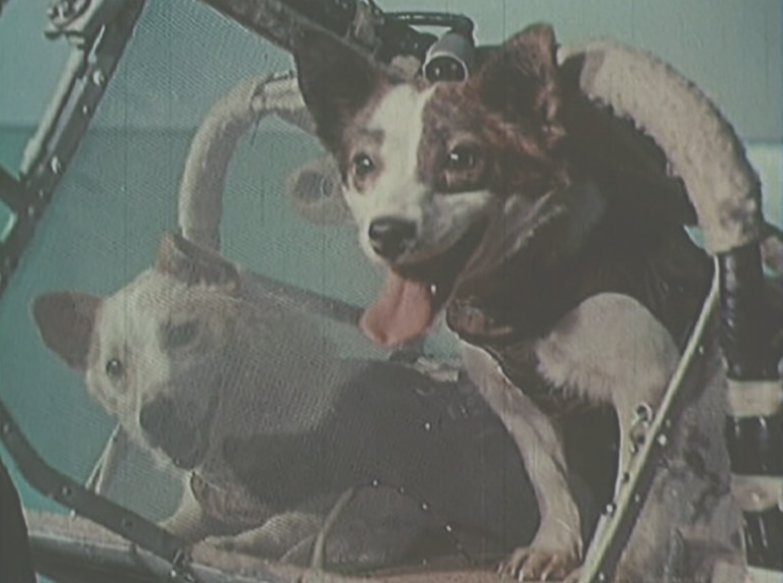
#> input picture 2024_02_1152_Lab03_Jaramillo/belka-strelka_Lab03_01.png, 783 x 583 px
$ jupyter execute --allow-errors 2024_02_1152_Lab03_Jaramillo.ipynb
#> lines starting #> are read from the running program, lines starting #| are printed output that depends on the picture; after the words box and inside, x2 and y2 are one past the last pixel; in counts of white or black regions, pixels touching at a corner belong together
#  Laboratorio #3: Correcciones de Histograma y Filtrado Espacial en Frecuencia

 ## 2. Visualización y Normalización de Histogramas
 1. Utilizar la función cargar_imagen_gris_np(x)para  cargar laimagen belka-strelka_Lab03_01.png en formato de arreglo de numpy en escala de grises.

[cell 1]
import numpy as np
import matplotlib.pyplot as plt

[cell 2]
def cargar_imagen_gris_np(x):
#> called with x = 'belka-strelka_Lab03_01.png'
    import numpy as np
    from PIL import Image
    imaganen_color=Image.open(rf'{x}')
#> imaganen_color is the input picture: PIL image 783x583 RGB; mean R, G, B 105.5, 109.3, 103.1
    imagen_gris= imaganen_color.convert('L')
    imagen_gris=np.array(imagen_gris)/256
#> imagen_gris: shape (583, 783) float64
    return imagen_gris

[cell 3]
belka_strelka01_gris=cargar_imagen_gris_np('belka-strelka_Lab03_01.png')
print(belka_strelka01_gris.shape)
#| (583, 783)

 3. Visualizar el histograma de la imagen normalizada utilizando la función plt.hist() de Matplotlib, asegurándose de
 configurar adecuadamente los parámetros para representar la intensidad de los píxeles.

[cell 4]
plt.hist(belka_strelka01_gris.ravel(),bins=256, color='blue')
plt.title('histograma imagen en escala de grises')
plt.show()
#> figure, not shown here; tallest bar 12886 high, from x = 0.295 to 0.297

4. Escribir una nueva función estirar_histograma(x) que estire el histograma de laimagen.Estafunción debeajustar
 la distribución de los niveles de intensidad de la imagen para que el histograma resultante esté distribuido entre todo el
 rango de intensidades entre 0 y 1.
 Recordar que la expresión para estiramiento de histograma es la siguiente, aplicada a cada pixel de la imagen:

 $T(x) = \frac{x - x_{\text{min}}}{x_{\text{max}} - x_{\text{min}}}$

 Recuerde que puede utilizar las funciones np.min(x) y np.max(x) para encontrar los valores mínimo y máximo como
 se hizo enelLaboratorio #2. Graficar, una al lado de la otra, las imágenes antes y después de haber sido sometidas al proceso
 de estiramiento.

[cell 5]
def estirar_histograma(x):
    x_estirado = (x - np.min(x)) / (np.max(x) - np.min(x))
    return x_estirado

[cell 6]
im_estirado=estirar_histograma(belka_strelka01_gris)

[cell 7]
plt.subplot(221)
plt.hist(im_estirado.ravel(),bins=256,color='blue')
plt.title(' imagen estirada')

plt.subplot(222)
plt.hist(belka_strelka01_gris.ravel(),bins=256, color='blue')
plt.title('imagen en escala de grises')

plt.show()
#> figure, not shown here; panel 1: tallest bar 12886 high, from x = 0.0586 to 0.0625; panel 2: tallest bar 12886 high, from x = 0.295 to 0.297

5. Graficar, una al lado de la otra, la imagen original y la imagen con el histograma estirado. Discutir las diferencias observadas
 y explicar por qué ocurren estas diferencias.

[cell 8]
plt.subplot(221)
plt.hist(im_estirado.ravel(),bins=256,color='blue')
plt.title('histograma imagen estirada')

plt.subplot(222)
plt.hist(belka_strelka01_gris.ravel(),bins=256, color='blue')
plt.title('histograma imagen en escala de grises')

plt.show()
#> figure, not shown here; panel 1: tallest bar 12886 high, from x = 0.0586 to 0.0625; panel 2: tallest bar 12886 high, from x = 0.295 to 0.297

Para este caso se puede apreciar como la imagen paso a ocupar todo el rando correspondiente a 1 y 0, es decir se puede apreciar el estiramiento que la imagen normalizada acaba de tener

## 3. Visualización y Procesamiento de Imágenes en el Dominio de la Frecuencia
 1. Cargar la imagen belka-strelka_Lab03_02.png utilizando las funciones cargar_imagen_gris_np(x) y
 normalizar_imagen().

[cell 9]
belka_strelka02_gris=cargar_imagen_gris_np('belka-strelka_Lab03_02.png')
#> call 2 of cargar_imagen_gris_np, with x = 'belka-strelka_Lab03_02.png'
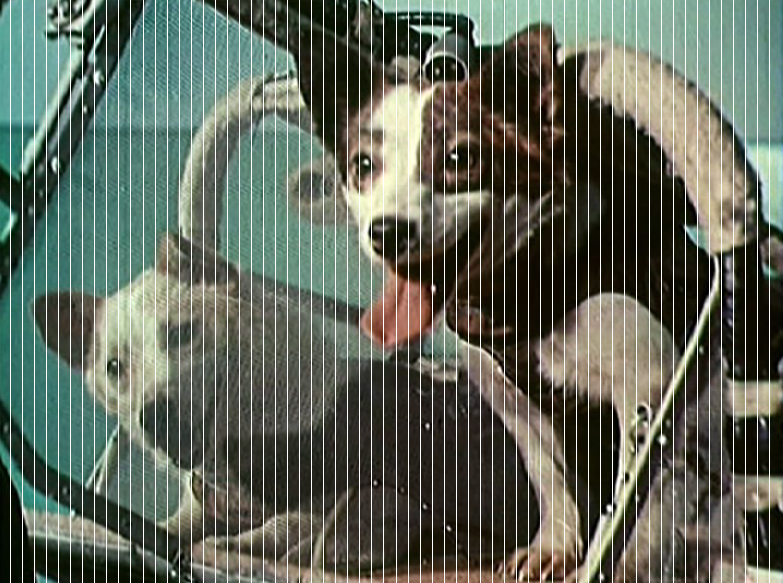
#> input picture 2024_02_1152_Lab03_Jaramillo/belka-strelka_Lab03_02.png, 783 x 583 px
#> in cargar_imagen_gris_np, imaganen_color is the input picture: PIL image 783x583 RGB; mean R, G, B 96.6, 104.5, 91.6
print(belka_strelka02_gris.shape)
#| (583, 783)

plt.imshow(belka_strelka02_gris, cmap='gray')
plt.show()

2. Implementar una función espectro_imagen(x) que calcule la Transformada de Fourier de dos dimensiones de la
 imagen, utilizando la función np.fft.fft2() de Numpy. Asegurarse de centrar las frecuencias utilizando la función
 np.fft.fftshift().

[cell 10]
def espectro_imagen(x):
    imagen_por_furier=np.fft.fft2(x)
    imagen_con_fourier=np.fft.fftshift(imagen_por_furier)
    return imagen_con_fourier

3. Mostrar el espectro de Fourier de la imagen y señalar características notables, especialmente los efectos de las líneas
 verticales blancas en la transformada.

[cell 11]
imagen_fourier=espectro_imagen(belka_strelka02_gris)
espectro = np.abs(imagen_fourier)
plt.imshow(np.log(1 + espectro), cmap='gray')
plt.title("Espectro de la imagen")
plt.show()

* En la imagen se aprecia como las lineas blancas terminaron representados como picos a lo largo de la franja horizontal media de la transformada de fourier
* tambien se ve como el efecto de la funcion shift hace que las franjas de menor frecuencia se concentren en el centro de la imagen y que las de alta frecuencia se alejen cada vez mas.

4. Crear una máscara binaria para filtrar el ruido identificado en el espectro de Fourier. La máscara debe ser diseñada en un
 editor de imágenes de su preferencia, tales como Paint (Windows 11), Gimp, Photoshop, https://www.photopea.com/, o
 similar.

[cell 12]
espctro_fourier=np.log(1 + espectro)
plt.imshow(espctro_fourier,cmap='gray')
plt.axis('off')
plt.savefig('vision artificial', dpi=100)
plt.show()

 5. Escribir una nueva función cargar_mascara_binaria(ubicación) que cargue, normalice y binarice (asigne a los
 pixeles de la máscara únicamente valores 0 ó 1) la máscara creada.

[cell 13]
def cargar_mascara_binaria(x):
#> call 3 of cargar_imagen_gris_np, with x = 'belka-strelka.png'
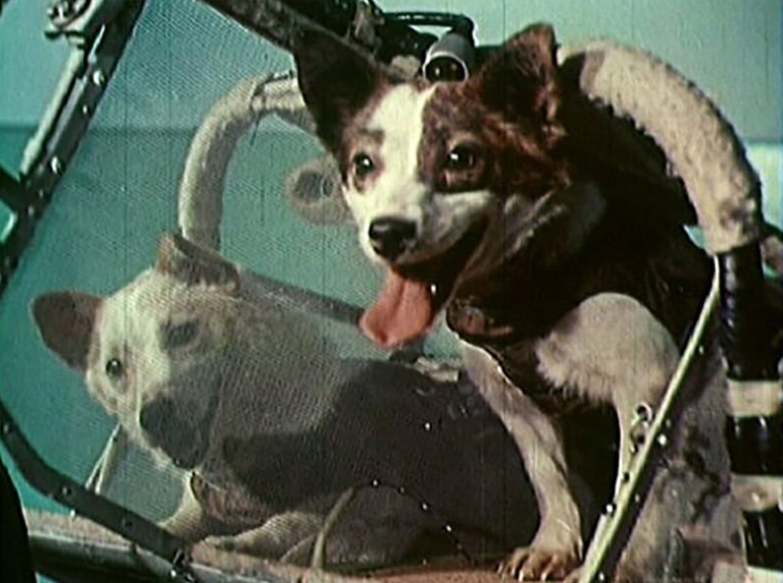
#> input picture 2024_02_1152_Lab03_Jaramillo/belka-strelka.png, 783 x 583 px
#> in cargar_imagen_gris_np, imaganen_color is the input picture: PIL image 783x583 RGB; mean R, G, B 82.4, 91, 77
    import numpy as np
    from PIL import Image
    imagen= Image.open(rf'{x}')
    imagen=imagen.convert('L')
    imagen=imagen.resize((783,583))
    mascara=np.array(imagen)/255
    mascara_binaria=(mascara>0.5).astype(float)
    return mascara_binaria

6. Cargar la máscara creada utiliando la función cargar_mascara_binaria(ubicación) y graficarla junto a su his
tograma. Verificar que el histograma indique que la imagen de máscara contenga exclusivamente valores de 0 y 1.

#> (a cell that did not finish here is left out)

7. Aplicar la máscara al espectro de Fourier utilizando operaciones de multiplicación de matrices. Graficar el  espectro de la imagen antes y después de ser filtrada utilizando la máscara.

#> (a cell that did not finish here is left out)

 8. Graficar, una al lado de la otra, la imagen original en escala de grises, y la transformada de Fourier inversa del espectro
 filtrado del paso anterior para obtener la imagen filtrada.

#> (a cell that did not finish here is left out)

 9. Comparar visualmente la imagen original y la imagen filtrada y coi los efectos de la operación de filtrado.

* Después del filtrado se puede apreciar como las líneas en la imagen de la derecha han sido atenuadas casi en su totalidad dejando una imagen visualmente mas calara y fácil de entender.

##  4. Creación y Filtrado de Patrones de Líneas

1. Desarrollar una función lineas_horizontales(img, ancho_linea, espacio_lineas, tono)quegene
re un patrón de líneas horizontales sobre una imagen dada. Las líneas añadidas a la imagen deben tener un ancho de
 ancho_linea, deben estar separadas por espacio_lineas píxeles, y deben tener un nivel de intensidad dado por
 tono.

[cell 17]
def lineas_horizontales(img, ancho_linea, espacio_lineas, tono):
#> called with ancho_linea = 2, espacio_lineas = 10, tono = 1
    img_copia=img.copy()
    alto, ancho = img_copia.shape[:2]
#> alto = 583; ancho = 783
    for i in range(0, alto, espacio_lineas + ancho_linea):
        img_copia[i:i+ancho_linea, :] = tono
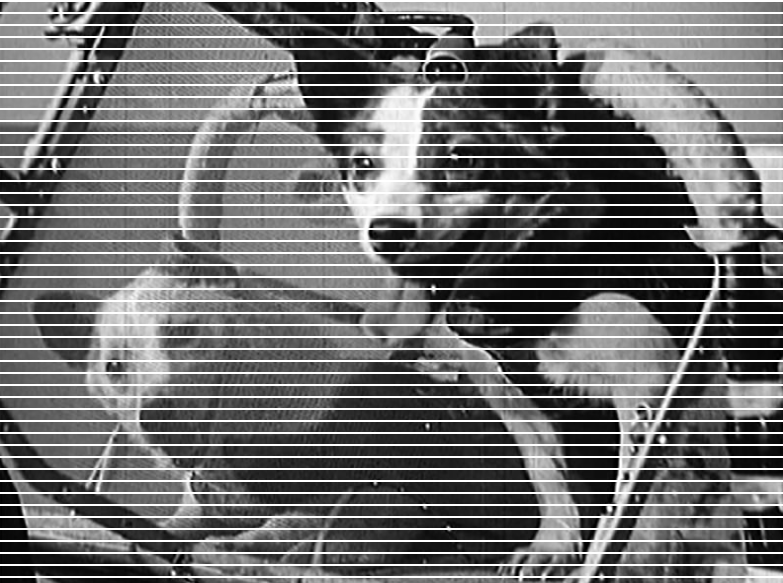
#> img_copia: shape (583, 783) float64; min 0, max 1, mean 0.451
    return img_copia

 2. Cargar la imagen belka-strelka.png(normalizada y en escala de grises) y aplicar la función lineas_horizontales()
 conlíneas blancas de 2 píxeles de ancho y espaciadas cada 10 píxeles. Graficar,una al lado de la otra,la imagen cargada
 y la misma imagen luego de habérsele aplicado la función lineas_horizontales() con los parámetros indicados.

[cell 18]
belka_strelka_gris= cargar_imagen_gris_np('belka-strelka.png')
belka_strelka_nom=estirar_histograma(belka_strelka_gris)

[cell 19]
belka_strelka_alterada=lineas_horizontales(belka_strelka_nom,2,10,1)

plt.subplot(221)
plt.imshow(belka_strelka_nom,cmap='gray')
plt.title('sin lineas')

plt.subplot(222)
plt.imshow(belka_strelka_alterada,cmap='gray')
plt.title('con lineas')
plt.show()

3. Desarrollar una función lineas_verticales(img, ancho_linea, espacio_lineas, tono) que funcione
 de manera similar a lineas_horizontales(), pero generando líneas verticales. Aplicar esta función a la misma
 imagen con líneas negras de 4píxeles de ancho y espaciadas cada 8 píxeles. Graficar, una al lado de la otra,la imagen cargada
 y la misma imagen luego de habérsele aplicado la función lineas_verticales() con los parámetros indicados.

[cell 20]
def lineas_verticales(img, ancho_linea, espacio_lineas, tono):
#> called with ancho_linea = 4, espacio_lineas = 8, tono = 0
    img_copia_vertical=img.copy()
    alto, ancho = img_copia_vertical.shape[:2]
#> alto = 583; ancho = 783
    for i in range(0, ancho, espacio_lineas + ancho_linea):
        img_copia_vertical[ : ,i:i+ancho_linea] = tono
    return img_copia_vertical

[cell 21]
belka_strelka_alterada=lineas_verticales(belka_strelka_nom,4,8,0)

plt.subplot(221)
plt.imshow(belka_strelka_nom,cmap='gray')
plt.title('sin lineas')

plt.subplot(222)
plt.imshow(belka_strelka_alterada,cmap='gray')
plt.title('con lineas')
plt.show()

4. Combinar líneas horizontales y verticales en la misma imagen utilizando líneas blancas de 2 píxeles de ancho y espaciadas
 cada 5 píxeles. Graficar el resultado y su Transformada de Fourier 2D, comentando los efectos de las líneas añadidas en el
 espectro de la imagen al compararse con el espectro de la imagen original sin líneas añadidas.

[cell 22]
imagen_doble1=lineas_horizontales(belka_strelka_nom,2,5,1)
#> call 2 of lineas_horizontales, with ancho_linea = 2, espacio_lineas = 5, tono = 1
#> after the loop in lineas_horizontales (call 2), `for i in range(0, alto, espacio_lineas + ancho_linea):`:
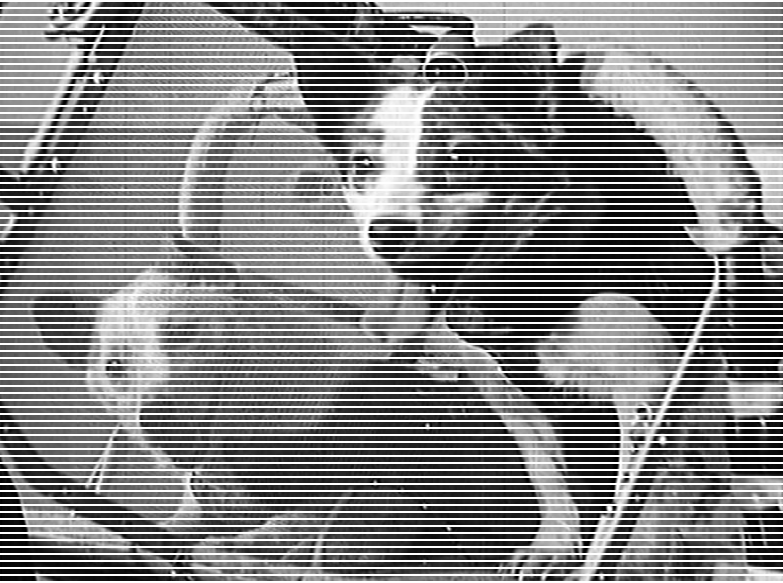
#> img_copia: shape (583, 783) float64; min 0, max 1, mean 0.53
imagen_doble2=lineas_verticales(imagen_doble1,2,5,1)
#> call 2 of lineas_verticales, with ancho_linea = 2, espacio_lineas = 5, tono = 1
#> after the loop in lineas_verticales (call 2), `for i in range(0, ancho, espacio_lineas + ancho_linea):`:
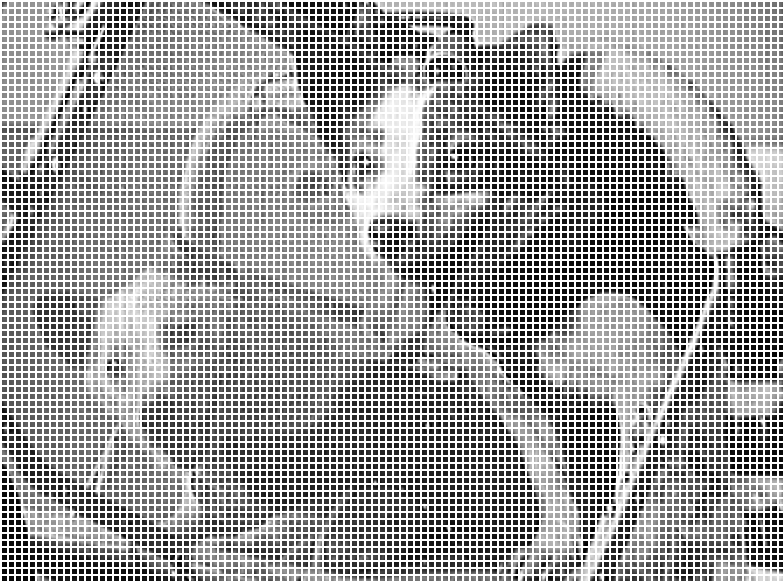
#> img_copia_vertical: shape (583, 783) float64; min 0, max 1, mean 0.665

imagen_doble_espectro=espectro_imagen(imagen_doble2)
espectro_doble = np.abs(imagen_doble_espectro)

plt.subplot(221)
plt.imshow(imagen_doble2,cmap='gray')
plt.title('con linas')
plt.subplot(222)
plt.imshow(np.log(1 + espectro_doble), cmap='gray')
plt.title("Espectro")
plt.show()

[cell 23]
imagen_norm_espectro=espectro_imagen(belka_strelka_nom)
espectro_norm = np.abs(imagen_norm_espectro)

plt.subplot(221)
plt.imshow(np.log(1 + espectro_norm), cmap='gray')
plt.title("sin lineas")

plt.subplot(222)
plt.imshow(np.log(1 + espectro_doble), cmap='gray')
plt.title("con lineas")
plt.show()

* al comparar ambos espectros se puede apreciar como se formar picos en los espacios que corresponden a las intersecciones de linea en el espectro de la imagen con lineas, mientras que la imagen normal se ve con un espectro bastante limpio

 5. Crear una máscara para filtrar el ruido específico introducido por las líneas, aplicar esta máscara a la Transformada de
 Fourier de la imagen con líneas, realizar la transformada inversa, y graficar la imagen resultante al lado de la imagen
 original. Discutir los efectos del filtrado sobre la calidad de la imagen.

[cell 24]
espctro_imagen_doble=np.log(1 + espectro_doble)
plt.imshow(espctro_imagen_doble,cmap='gray')
plt.axis('off')
plt.savefig('espectro imagenes con doble linea', dpi=100)
plt.show()

[cell 25]
mascara_cargada_doble=cargar_mascara_binaria('mascara imagen doble linea.png')
#> call 2 of cargar_mascara_binaria, with x = 'mascara imagen doble linea.png'
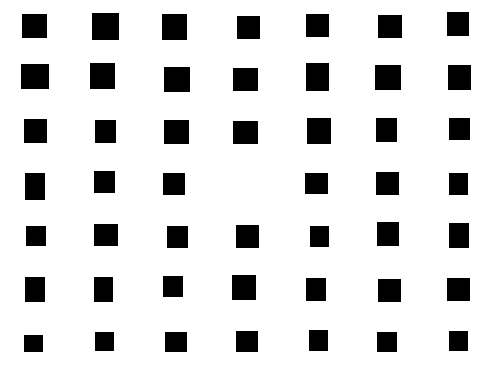
#> input picture 2024_02_1152_Lab03_Jaramillo/mascara imagen doble linea.png, 495 x 367 px
#> in cargar_mascara_binaria, imagen is the input picture: PIL image 495x367 RGBA; mean R, G, B, A 220, 220, 220, 255
#> in cargar_mascara_binaria (call 2), `imagen=imagen.convert('L')`: imagen: PIL image 495x367 L; 86.3% white; 48 black regions, largest, box (x1, y1, x2, y2) and area: (92, 13, 119, 40) 729, (21, 64, 49, 89) 700, (162, 14, 187, 40) 650
#> in cargar_mascara_binaria (call 2), `mascara_binaria=(mascara>0.5).astype(float)`:
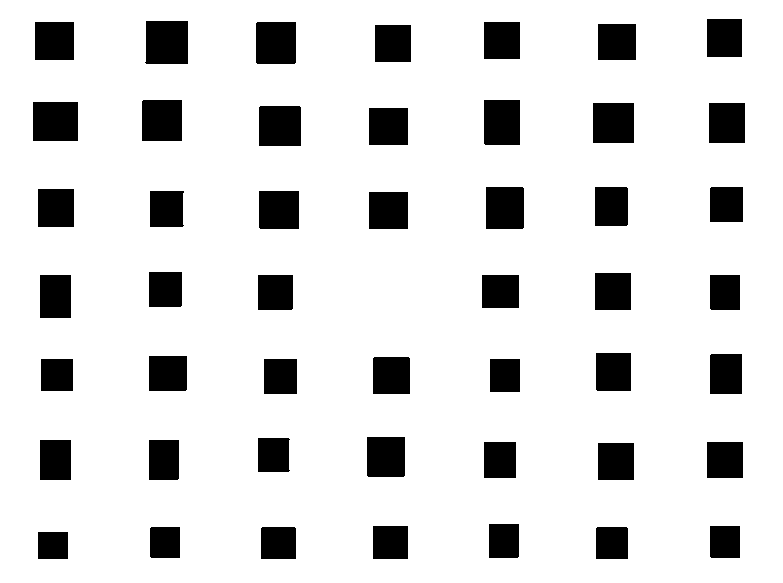
#> mascara_binaria: shape (583, 783) float64; values 0 (black) and 1 (white), 86.3% white; 48 black regions, largest, box (x1, y1, x2, y2) and area: (145, 21, 188, 64) 1807, (33, 102, 78, 141) 1755, (259, 106, 301, 146) 1678
plt.imshow(mascara_cargada_doble, cmap='gray')
plt.title('mascara')
plt.show()

[cell 26]
imagen_doble_filtrada= imagen_doble_espectro*mascara_cargada_doble
espectro_imagendob_fil = np.abs(imagen_doble_filtrada)

plt.subplot(221)
plt.imshow(np.log(1 + espectro_doble), cmap='gray')
plt.title("sin filtrar")

plt.subplot(222)
plt.imshow(np.log(1 + espectro_imagendob_fil), cmap='gray')
plt.title("espectro filtrado")
plt.show()

[cell 27]
imagen_doble_recuperada = np.fft.ifft2(np.fft.ifftshift(imagen_doble_espectro))
imagen_doble_resultante=np.abs(imagen_doble_recuperada)
#> (the rest of this cell did not finish here and is left out)

 6. Generar dos nuevas imágenes con líneas verticales: una con líneas blancas de 2 píxeles de ancho y separadas cada 6 píxeles, y
 otra con líneas de intensidad 0.5, de 2 píxeles de ancho y separadas cada 6 píxeles.Graficar ambas imágenes y sus respectivas
 Transformadas de Fourier 2D, comentando el efecto de la intensidad de las líneas en el espectro de la imagen.

[cell 28]
img_horizontal=lineas_horizontales(belka_strelka_nom,2,6,1)
#> call 3 of lineas_horizontales, with ancho_linea = 2, espacio_lineas = 6, tono = 1
#> after the loop in lineas_horizontales (call 3), `for i in range(0, alto, espacio_lineas + ancho_linea):`:
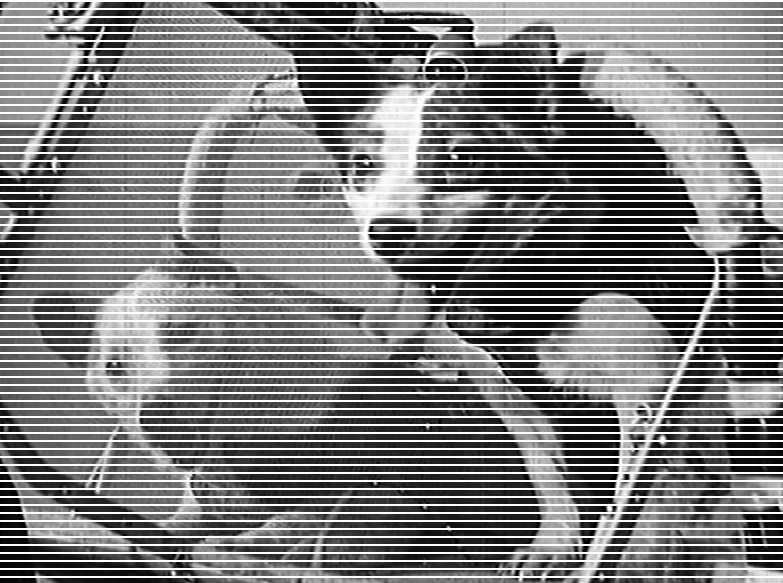
#> img_copia: shape (583, 783) float64; min 0, max 1, mean 0.506

img_vertical=lineas_verticales(belka_strelka_nom,2,6,0.5)
#> call 3 of lineas_verticales, with ancho_linea = 2, espacio_lineas = 6, tono = 0.5
#> after the loop in lineas_verticales (call 3), `for i in range(0, ancho, espacio_lineas + ancho_linea):`:
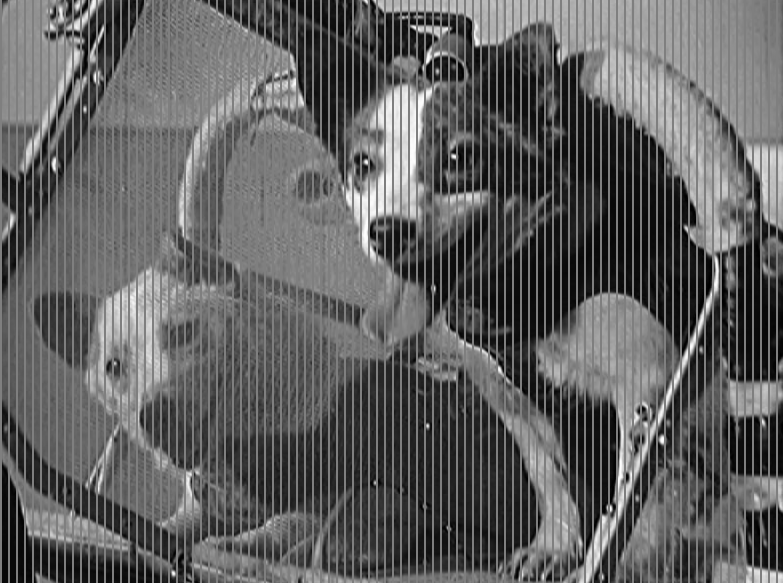
#> img_copia_vertical: shape (583, 783) float64; min 0, max 1, mean 0.381

plt.subplot(221)
plt.imshow(img_horizontal,cmap='gray')
plt.title('horizontal')
plt.subplot(222)
plt.imshow(img_vertical,cmap='gray')
plt.title('vertical')
plt.show()

[cell 29]
esp_horizontal=espectro_imagen(img_horizontal)

esp_vertical=espectro_imagen(img_vertical)

horizontal = np.abs(esp_horizontal)
vertical = np.abs(esp_vertical)

plt.subplot(221)
plt.imshow(np.log(1 + horizontal), cmap='gray')
plt.title("horizontal")

plt.subplot(222)
plt.imshow(np.log(1 + vertical), cmap='gray')
plt.title("vertical")

plt.show()
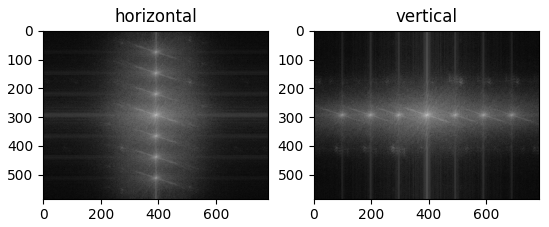
#> figure drawn by matplotlib, 2 panels
